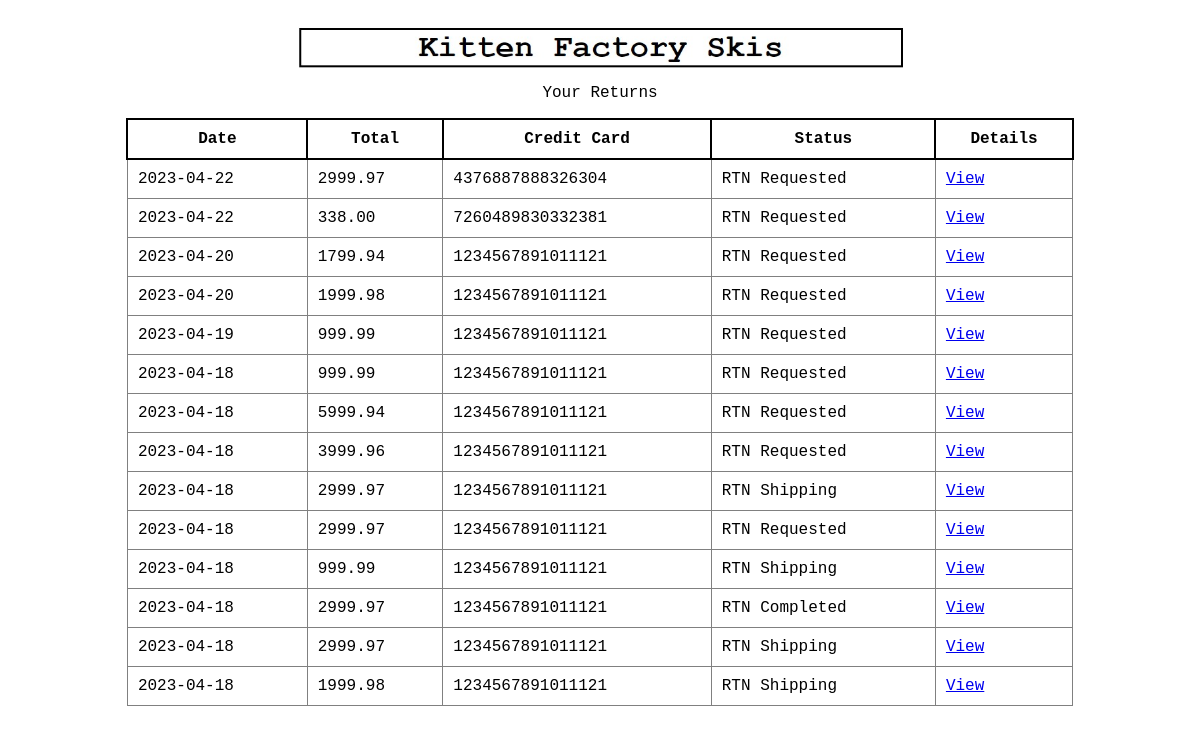
Screenshot of /code/customer/returns_list.php (signed in) with the database file from the repository.
### tables this page shows
CREATE TABLE IF NOT EXISTS `orders` (
  `ORD_ID` int NOT NULL AUTO_INCREMENT,
  `total_price` decimal(10,2) NOT NULL,
  `status` varchar(50) NOT NULL,
  `date` date NOT NULL,
  `PMT_ID` int NOT NULL,
  `CUST_ID` int NOT NULL,
  PRIMARY KEY (`ORD_ID`),
  KEY `PMT_ID` (`PMT_ID`),
  KEY `CUST_ID` (`CUST_ID`)
);

CREATE TABLE IF NOT EXISTS `payment` (
  `PMT_ID` int NOT NULL AUTO_INCREMENT,
  `exp_date` varchar(10) NOT NULL,
  `credit_card` varchar(16) NOT NULL,
  `CUST_ID` int NOT NULL,
  PRIMARY KEY (`PMT_ID`),
  KEY `CUST_ID` (`CUST_ID`)
);

### code/customer/returns_list.php (the view, shortened to what this page needs)
<html>
	<head>
		<link rel="stylesheet" type="text/css" href="../../styles/styles.css">
		<div class="container">
			<br><a href="../both/home_page.php"><img src="../../images/logo.jpg" width="605" height="42"></img></a>
		</div>
	</head>
</html>
<?php
require_once "../authorization/user.php";
$username = '';
if(!isset($_SESSION['user'])) {
	header("Location: ../authorization/unauthorized.php");
	exit();
} else {
	$user = $_SESSION['user'];
	$username = $user->username;
}
$conn = new mysqli($hn, $un, $pw, $db);
$query = "SELECT USER_ID FROM users WHERE username = '$username';";
$result = $conn->query($query);
$row = $result->fetch_array(MYSQLI_ASSOC);
$USER_ID = $row['USER_ID'];
$query = "SELECT customer.CUST_ID
			FROM customer
			JOIN users
			ON customer.USER_ID = users.USER_ID
			WHERE users.USER_ID = '$USER_ID';
			";
$result = $conn->query($query);
$row = $result->fetch_array(MYSQLI_ASSOC);
$CUST_ID = $row['CUST_ID'];
$query = "SELECT orders.*, payment.credit_card
			FROM orders
			JOIN payment ON orders.PMT_ID = payment.PMT_ID
			WHERE orders.CUST_ID = '$CUST_ID' AND orders.status LIKE 'RTN%'
			ORDER BY date DESC;";
$result = $conn->query($query);
echo <<<_END
	<div class="container">
		<p>Your Returns</p>
	<table>
		<tr>
			<th>Date</th>
			<th>Total</th>
			<th>Credit Card</th>
			<th>Status</th>
			<th>Details</th>
		</tr>
_END;
$rows = $result->num_rows;
for($j = 0; $j < $rows; $j++) {
	$row = $result->fetch_array(MYSQLI_ASSOC);
	echo "<tr>";
	echo "<td>" . $row['date'] . "</td>";
	echo "<td>" . $row['total_price'] . "</td>";
	echo "<td>" . $row['credit_card'] . "</td>";
	echo "<td>" . $row['status'] . "</td>";
	echo "<td>" . "<a href='order_details.php?ORD_ID=$row[ORD_ID]'>View</a>" . "</td>";
	echo "</tr>";
}
echo "</table></div>";
?>

### styles/styles.css (style rules this page uses)
.container { display: flex; flex-direction: column; justify-content: center; align-items: center; font-family: Courier New, Courier, monospace; }
table { border-collapse: collapse; width: 80%; }
th { border: 2px solid black; font-weight: bold; text-align: center; padding: 10px; }
td { border: 1px solid grey; text-align: left; padding: 10px; }

### rows the page displays
orders: date "2023-04-22", total_price "2999.97", PMT_ID.credit_card "4376887888326304", status "RTN Requested"
orders: date "2023-04-22", total_price "338.00", PMT_ID.credit_card "7260489830332381", status "RTN Requested"
orders: date "2023-04-20", total_price "1799.94", PMT_ID.credit_card "1234567891011121", status "RTN Requested"
orders: date "2023-04-20", total_price "1999.98", PMT_ID.credit_card "1234567891011121", status "RTN Requested"
orders: date "2023-04-19", total_price "999.99", PMT_ID.credit_card "1234567891011121", status "RTN Requested"
orders: date "2023-04-18", total_price "999.99", PMT_ID.credit_card "1234567891011121", status "RTN Requested"
orders: date "2023-04-18", total_price "5999.94", PMT_ID.credit_card "1234567891011121", status "RTN Requested"
orders: date "2023-04-18", total_price "3999.96", PMT_ID.credit_card "1234567891011121", status "RTN Requested"
orders: date "2023-04-18", total_price "2999.97", PMT_ID.credit_card "1234567891011121", status "RTN Shipping"
orders: date "2023-04-18", total_price "2999.97", PMT_ID.credit_card "1234567891011121", status "RTN Requested"
orders: date "2023-04-18", total_price "999.99", PMT_ID.credit_card "1234567891011121", status "RTN Shipping"
orders: date "2023-04-18", total_price "2999.97", PMT_ID.credit_card "1234567891011121", status "RTN Completed"
orders: date "2023-04-18", total_price "2999.97", PMT_ID.credit_card "1234567891011121", status "RTN Shipping"
orders: date "2023-04-18", total_price "1999.98", PMT_ID.credit_card "1234567891011121", status "RTN Shipping"
